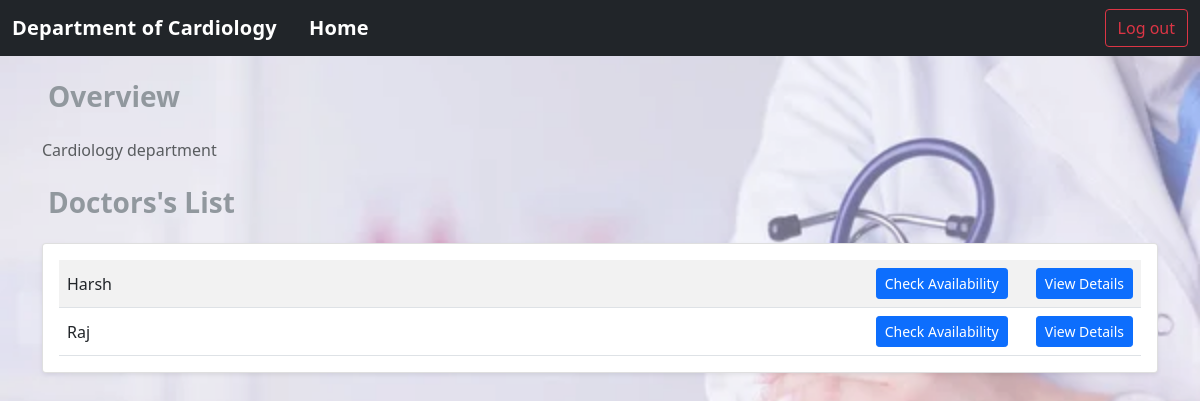
/patient/1/departments/1, run on the app's committed database.
### models.py (models this page shows)
class Department(db.Model):
    __tablename__ = "department"
    id = db.Column(db.Integer, primary_key=True)
    name = db.Column(db.String(80), unique=True, nullable=False)
    overview = db.Column(db.Text, nullable=False)
    doctors = db.relationship("Doctor", backref="department", lazy=True)

class Doctor(db.Model):
    __tablename__ = "doctor"
    id = db.Column(db.Integer, primary_key=True)
    email = db.Column(db.String(120), unique=True, nullable=False)
    username = db.Column(db.String(80), unique=True, nullable=False)
    name = db.Column(db.String(80), nullable=False)
    password = db.Column(db.String(255), nullable=False)
    description = db.Column(db.Text, nullable=False)
    experience = db.Column(db.Integer, nullable=False)
    is_blacklisted = db.Column(db.Boolean, default=False, nullable=False)
    department_id = db.Column(db.Integer, db.ForeignKey("department.id"), nullable=False)
    availabilities = db.relationship("Availability", backref="doctor", lazy=True)
    appointments = db.relationship("Appointment", backref="doctor", lazy=True)

### app.py (the view)
@app.route("/patient/<int:patient_id>/departments/<int:dept_id>")
def view_department_details(patient_id, dept_id):
    department = Department.query.get_or_404(dept_id)
    doctors = Doctor.query.filter_by(department_id=dept_id, is_blacklisted=False).all()
    return render_template(
        "view_department_details.html",
        department=department,
        doctors=doctors,
        patient_id=patient_id,
    )

### templates/view_department_details.html (shortened to what this page needs)
<!DOCTYPE html>
<html lang="en">
  <head>
    <link rel="stylesheet" href="/static/css/style.css" />
    <link
      href="https://cdn.jsdelivr.net/npm/bootstrap@5.0.2/dist/css/bootstrap.min.css"
      rel="stylesheet"
    />
  </head>
  <body class="bg-light">
    <nav class="navbar navbar-dark bg-dark">
      <div class="container-fluid">
        <div class="d-flex align-items-center">
          <a class="navbar-brand fw-bold">Department of {{ department.name }}</a>
          <a href="/patient/{{ patient_id }}/dashboard" class="navbar-brand ms-3">Home</a>
        </div>
        <form action="/logout" method="post" class="d-inline">
          <button type="submit" class="btn btn-outline-danger">Log out</button>
        </form>
      </div>
    </nav>
    <div class="text my-4 mx-5">
      <h3 class="fw-bold text-secondary">Overview</h3>
    </div>
    <div class="container">
      {{ department.overview }}
    </div>
    <div class="text my-4 mx-5">
      <h3 class="fw-bold text-secondary">Doctors's List</h3>
    </div>
    <div class="container">
      <div class="card shadow-sm">
        <div class="card-body">
          {% if doctors %}
          <table class="table table-striped table-hover align-middle mb-0 ">
            <tbody>
              {% for doctor in doctors %}
              <tr>
                <td>{{ doctor.name }}</td>
                <td class="text-end my-4">
                  <a href="/patient/{{ patient_id }}/doctors/{{ doctor.id }}/availability" class="btn btn-primary btn-sm mx-4">Check Availability</a>
                  <a href="/patient/doctors/{{ doctor.id }}" class="btn btn-primary btn-sm">View Details</a>
                </td>
              </tr>
              {% endfor %}
            </tbody>
          </table>
          {% else %}
          <p class="text-center">No doctors found</p>
          {% endif %}
        </div>
      </div>
    </div>
  </body>
</html>

### static/css/style.css (style rules this page uses)
body { background: url('/static/images/hosp.jpg') no-repeat center center fixed; background-size: cover; font-family: Arial, Helvetica, sans-serif; min-height: 100vh; color: #212529; }
body::before { content: ""; position: fixed; inset: 0; background: rgba(255, 255, 255, 0.25); pointer-events: none; }
.card { border-radius: 12px; box-shadow: 0 6px 18px rgba(0,0,0,0.08); }
.form-control, .form-select, .btn { border-radius: 10px; }
.navbar .navbar-brand { font-weight: 600; letter-spacing: 0.2px; }

### data on the page
Department: name "Cardiology", overview "Cardiology department"
Doctor: name "Harsh"
Doctor: name "Raj"
